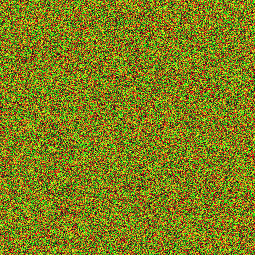
#> input picture forest dwellers/images/0.png, 255 x 255 px; its folder holds only this picture in this run
$ python upscale.py
#> lines starting #> are read from the running program, lines starting #| are printed output that depends on the picture
from PIL import Image

for i in range(10):
    img = Image.open(str(i) + ".png")
#> img is the input picture: PIL image 255x255 RGB; mean R, G, B 127.6, 127.7, 26.3
    img = img.resize((1020,1020),0)
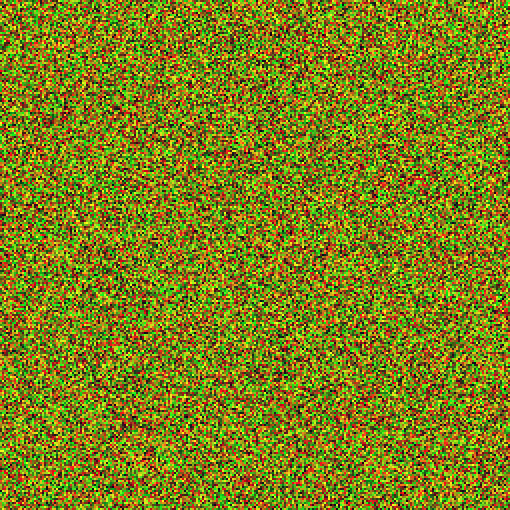
#> img: PIL image 1020x1020 RGB (shown at 1/2 size); mean R, G, B 127.6, 127.7, 26.3
#> (the run stopped early here; a loop or call above may not have finished)
